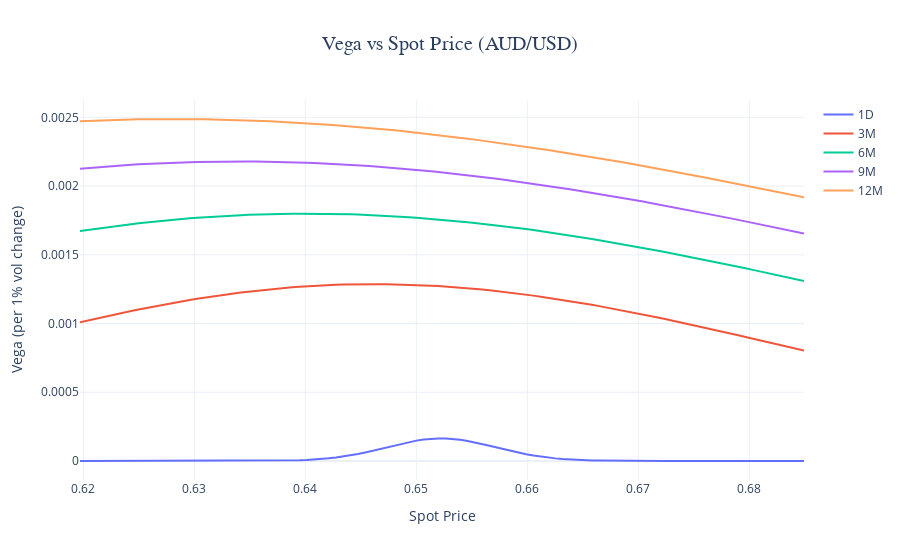

The code cell stored with this chart in its notebook:
### Markdown cell above
#### 3) Vega vs. Spot

### Code cell
fig = go.Figure()

for label, tau in d.items():
    vegas = []
    for s in x:
        opt = BS(s, strike, rate, tau, vol)
        vegas.append(opt.vega)  

    fig.add_trace(go.Scatter(
        x=x,
        y=vegas,
        mode='lines',
        name=f"{label}"
    ))

fig.update_layout(
    title=dict(
        text='Vega vs Spot Price (AUD/USD)',
        x=0.5,
        xanchor='center',
        font=dict(size=20, family='Arial Black')
    ),
    xaxis_title="Spot Price",
    yaxis_title="Vega (per 1% vol change)",
    template="plotly_white"
)

fig.show()
